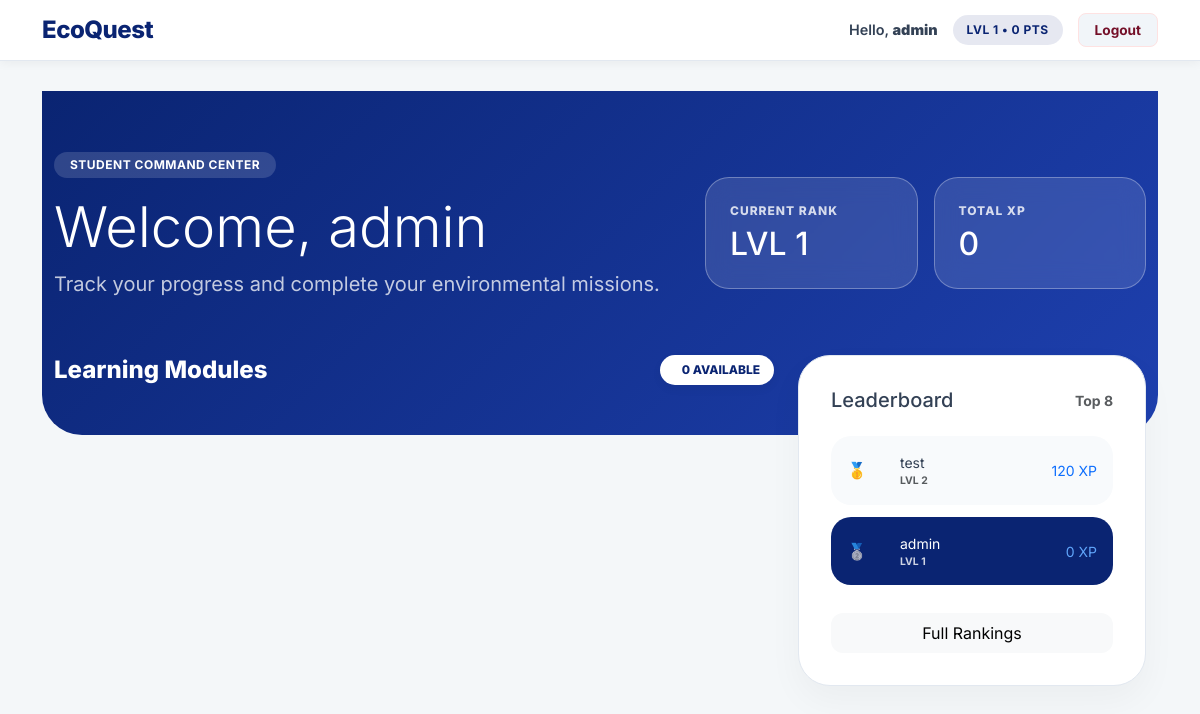
The app's page /dashboard/student/ (signed in), older data.
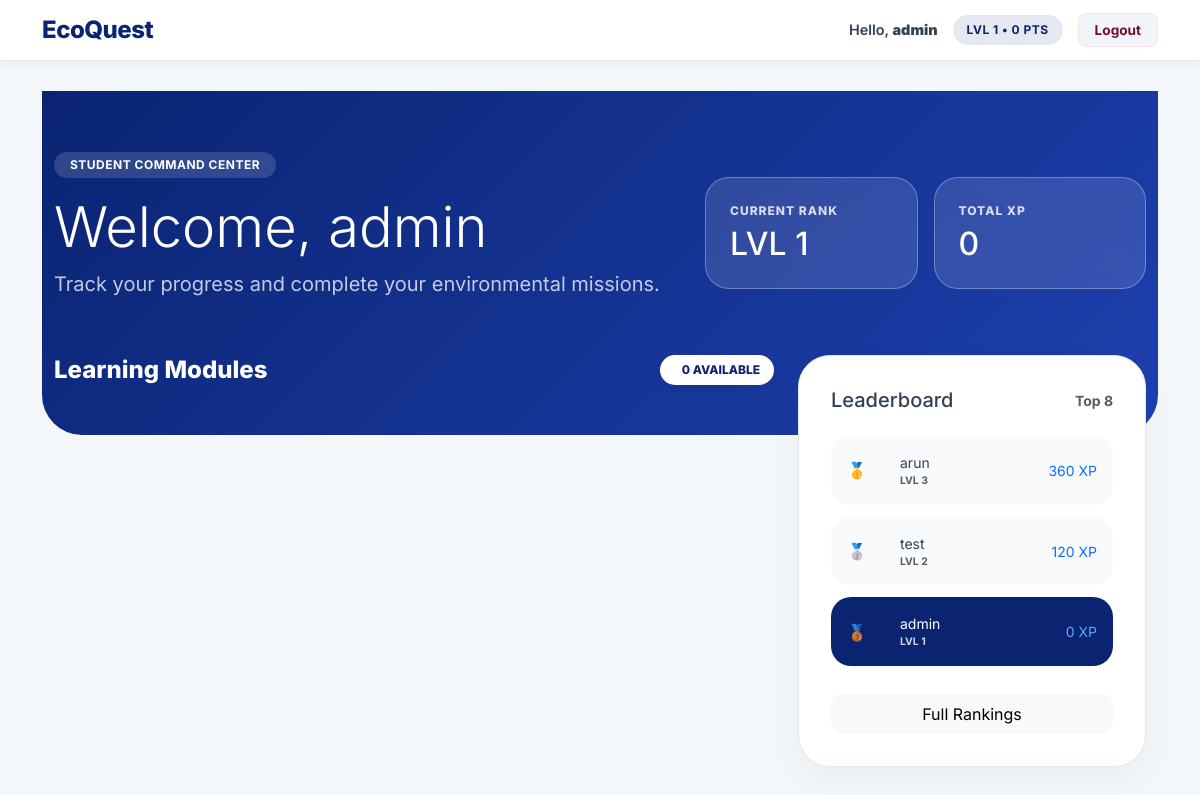
The same page, newer data.
### apps/accounts/models.py (models this page shows, shortened)
class User(AbstractUser):
    ROLE_CHOICES = (
        ('student', 'Student'),
        ('teacher', 'Teacher'),
        ('admin', 'Administrator'),
    )
    LEVEL_CHOICES = (
        (1, 'Bronze'),
        (2, 'Silver'),
        (3, 'Gold'),
    )
    role = models.CharField(max_length=20, choices=ROLE_CHOICES, default='student')
    assigned_teachers = models.ManyToManyField(
        'self',
        symmetrical=False,
        blank=True,
        related_name='my_students',
        limit_choices_to={'role': 'teacher'},
        help_text="Master Admin: Assign this student to multiple teachers."
    )
    school = models.CharField(max_length=100, blank=True)
    grade = models.CharField(max_length=50, blank=True)
    points = models.IntegerField(default=0)
    level = models.IntegerField(default=1, choices=LEVEL_CHOICES)
    total_quizzes_taken = models.IntegerField(default=0)
    total_correct_answers = models.IntegerField(default=0)
    last_active = models.DateTimeField(default=timezone.now)
    avatar = models.ImageField(upload_to='avatars/', null=True, blank=True)
    bio = models.TextField(max_length=500, blank=True)
    class Meta:
        ordering = ['-points', 'username']
        verbose_name = 'User'
        verbose_name_plural = 'Users'

### apps/dashboard/views.py (the view)
# urls.py: path('student/', views.student_dashboard, name='student_dashboard'),
@login_required
def student_dashboard(request):
    if request.user.role != 'student':
        return redirect('dashboard:teacher_dashboard' if request.user.role == 'teacher' else 'dashboard:admin_dashboard')
    now = timezone.now()
    assigned_quizzes = QuizAssignment.objects.filter(
        student=request.user,
        is_completed=False,
        expires_at__gt=now
    )
    assigned_category_ids = assigned_quizzes.values_list('category_id', flat=True)
    categories = Category.objects.filter(id__in=assigned_category_ids)
    leaderboard = User.objects.filter(role='student').order_by('-points')[:10]
    quiz_history = QuizSession.objects.filter(user=request.user, completed=True).order_by('-completed_at')[:5]
    active_mission = Mission.objects.filter(is_active=True).first()
    existing_submission = None
    if active_mission:
        existing_submission = MissionSubmission.objects.filter(
            user=request.user,
            mission=active_mission
        ).first()
    context = {
        'categories': categories,
        'assigned_quizzes': assigned_quizzes,
        'leaderboard': leaderboard,
        'quiz_history': quiz_history,
        'active_mission': active_mission,
        'existing_submission': existing_submission
    }
    return render(request, 'dashboard/student_dashboard.html', context)

### templates/dashboard/student_dashboard.html (shortened to what this page needs)
{% extends 'base.html' %}
{% load static %}
{% block content %}
<div class="header-gradient">
    <div class="container">
        <div class="row align-items-center">
            <div class="col-md-7 mb-4 mb-md-0">
                <div class="d-inline-block px-3 py-1 rounded-pill mb-3" style="background: rgba(255,255,255,0.15); font-size: 0.75rem; font-weight: 700; letter-spacing: 0.5px;">
                    STUDENT COMMAND CENTER
                </div>
                <h1 class="display-4 fw-800">Welcome, {{ user.username }}</h1>
                <p class="fs-5 opacity-75">Track your progress and complete your environmental missions.</p>
            </div>
            <div class="col-md-5">
                <div class="row g-3">
                    <div class="col-6">
                        <div class="stat-pill">
                            <div class="pill-label">CURRENT RANK</div>
                            <h2 class="fw-800 m-0">LVL {{ user.level }}</h2>
                        </div>
                    </div>
                    <div class="col-6">
                        <div class="stat-pill">
                            <div class="pill-label">TOTAL XP</div>
                            <h2 class="fw-800 m-0">{{ user.points }}</h2>
                        </div>
                    </div>
                </div>
            </div>
        </div>
    </div>
</div>
<div class="container" style="margin-top: -30px; z-index: 10; position: relative;">
    <div class="row">
        <div class="col-lg-8">
            <div class="d-flex justify-content-between align-items-center mb-4">
                <h4 class="section-title m-0" style="color: white;">Learning Modules</h4>
                <div class="live-badge">
                    <span>{{ categories|length }} AVAILABLE</span>
                </div>
            </div>
        </div>
        <div class="col-lg-4 mt-5 mt-lg-0">
            <div class="leaderboard-container">
                <div class="d-flex justify-content-between align-items-center mb-4">
                    <h5 class="fw-800 m-0">Leaderboard</h5>
                    <span class="text-muted small fw-bold">Top 8</span>
                </div>
                {% for student in leaderboard|slice:":8" %}
                <div class="rank-card {% if student.id == user.id %}is-me{% endif %}">
                    <div class="rank-number" style="width: 30px;">
                        {% if forloop.counter == 1 %}🥇{% elif forloop.counter == 2 %}🥈{% elif forloop.counter == 3 %}🥉{% else %}{{ forloop.counter }}{% endif %}
                    </div>
                    <div class="flex-grow-1 ms-2">
                        <div class="fw-800 small">{{ student.username }}</div>
                        <div class="text-muted" style="font-size: 0.65rem; font-weight: 700;">LVL {{ student.level }}</div>
                    </div>
                    <div class="fw-800 text-primary small">{{ student.points }} XP</div>
                </div>
                {% endfor %}
                <button class="btn btn-light w-100 mt-3 fw-800 small border-0 py-2" style="border-radius: 12px;">Full Rankings</button>
            </div>
        </div>
    </div>
</div>
{% endblock %}

### templates/base.html (shortened to what this page needs)
<!DOCTYPE html>
<html lang="en">
<head>
    {% load static %}
    <link href="https://cdn.jsdelivr.net/npm/bootstrap@5.3.0/dist/css/bootstrap.min.css" rel="stylesheet">
</head>
<body>
    <nav class="navbar">
        <div class="container d-flex justify-content-between align-items-center">
            <a href="/" class="brand-name">EcoQuest</a>
            <div class="user-section">
                {% if user.is_authenticated %}
                    <span class="user-welcome">Hello, <b>{{ user.username }}</b></span>
                    {% if user.role == 'student' %}
                        <span class="admin-badge">
                            Lvl {{ user.level }} • {{ user.points }} pts
                        </span>
                    {% endif %}
                    <form method="post" action="{% url 'logout' %}" class="m-0">
                        <button type="submit" class="btn-logout">Logout</button>
                    </form>
                {% else %}
                    <div class="d-flex gap-2">
                        <a href="{% url 'login' %}" class="nav-link-custom">Login</a>
                        <a href="{% url 'register' %}" class="nav-link-custom" style="background: var(--brand-navy); color: white;">Register</a>
                    </div>
                {% endif %}
            </div>
        </div>
    </nav>
    <main class="container">
        {% block content %}{% endblock %}
    </main>
</body>
</html>

### templates/base.html (style rules this page uses)
:root { --brand-navy: #0A2472; --brand-crimson: #740f28; --brand-white: #ffffff; --bg-light: #f8fafc; --text-main: #334155; --text-muted: #64748b; --border-color: #e2e8f0; }
body { font-family: 'Inter', sans-serif; background-color: var(--bg-light); color: var(--text-main); margin: 0; padding-bottom: 50px; }
.navbar { background-color: var(--brand-white); box-shadow: 0 2px 10px rgba(0, 0, 0, 0.05); padding: 12px 0; margin-bottom: 30px; border-bottom: 1px solid var(--border-color); }
.brand-name { margin: 0; font-size: 1.5rem; font-weight: 800; color: var(--brand-navy); text-decoration: none; letter-spacing: -0.5px; }
.user-section { display: flex; align-items: center; gap: 15px; }
.user-welcome { font-weight: 600; color: var(--text-main); font-size: 0.9rem; }
.admin-badge { background-color: rgba(10, 36, 114, 0.1); color: var(--brand-navy); font-weight: 700; padding: 6px 14px; border-radius: 20px; font-size: 0.75rem; text-transform: uppercase; letter-spacing: 0.5px; }
.btn-logout { background-color: #f1f5f9; color: var(--brand-crimson); border: 1px solid #fee2e2; padding: 6px 16px; border-radius: 8px; font-weight: 700; font-size: 0.85rem; transition: all 0.2s; }

### templates/dashboard/student_dashboard.html (style rules this page uses)
:root { --glass: rgba(255, 255, 255, 0.1); --grad: linear-gradient(135deg, #0A2472 0%, #1e40af 100%); }
body { background-color: #f4f7f9; }
.header-gradient { background: var(--grad); padding: 60px 0 120px 0; color: white; border-radius: 0 0 40px 40px; margin-bottom: -80px; }
.header-gradient h1, .header-gradient p, .header-gradient h3 { color: #ffffff !important; }
.stat-pill { background: rgba(255, 255, 255, 0.12); backdrop-filter: blur(12px); border: 1px solid rgba(255, 255, 255, 0.3); border-radius: 24px; padding: 24px; transition: transform 0.3s ease; }
.pill-label { color: rgba(255, 255, 255, 0.8) !important; font-size: 0.75rem; font-weight: 800; letter-spacing: 1px; margin-bottom: 5px; }
.section-title { color: var(--brand-navy); font-weight: 800; font-size: 1.5rem; }
.live-badge { background: white; color: var(--brand-navy); padding: 6px 14px; border-radius: 50px; font-size: 0.75rem; font-weight: 800; box-shadow: 0 4px 10px rgba(0,0,0,0.05); display: flex; align-items: center; gap: 8px; }
.leaderboard-container { background: white; border-radius: 32px; padding: 32px; box-shadow: 0 15px 35px rgba(0,0,0,0.04); border: 1px solid var(--border-color); }
.rank-card { display: flex; align-items: center; gap: 15px; padding: 16px; border-radius: 20px; margin-bottom: 12px; background: #f8fafc; transition: 0.2s; }
.rank-card.is-me { background: var(--brand-navy); color: white; }
.rank-card.is-me .text-muted, .rank-card.is-me .rank-number { color: rgba(255,255,255,0.8) !important; }
.rank-card.is-me .text-primary { color: #60a5fa !important; }

Row changes from the older to the newer data that the page shows:
changed User "admin": text "🥈" → "🥉"
added User: username "arun", level "3", points "360"
computed for User "test": text "🥇" → "🥈"
